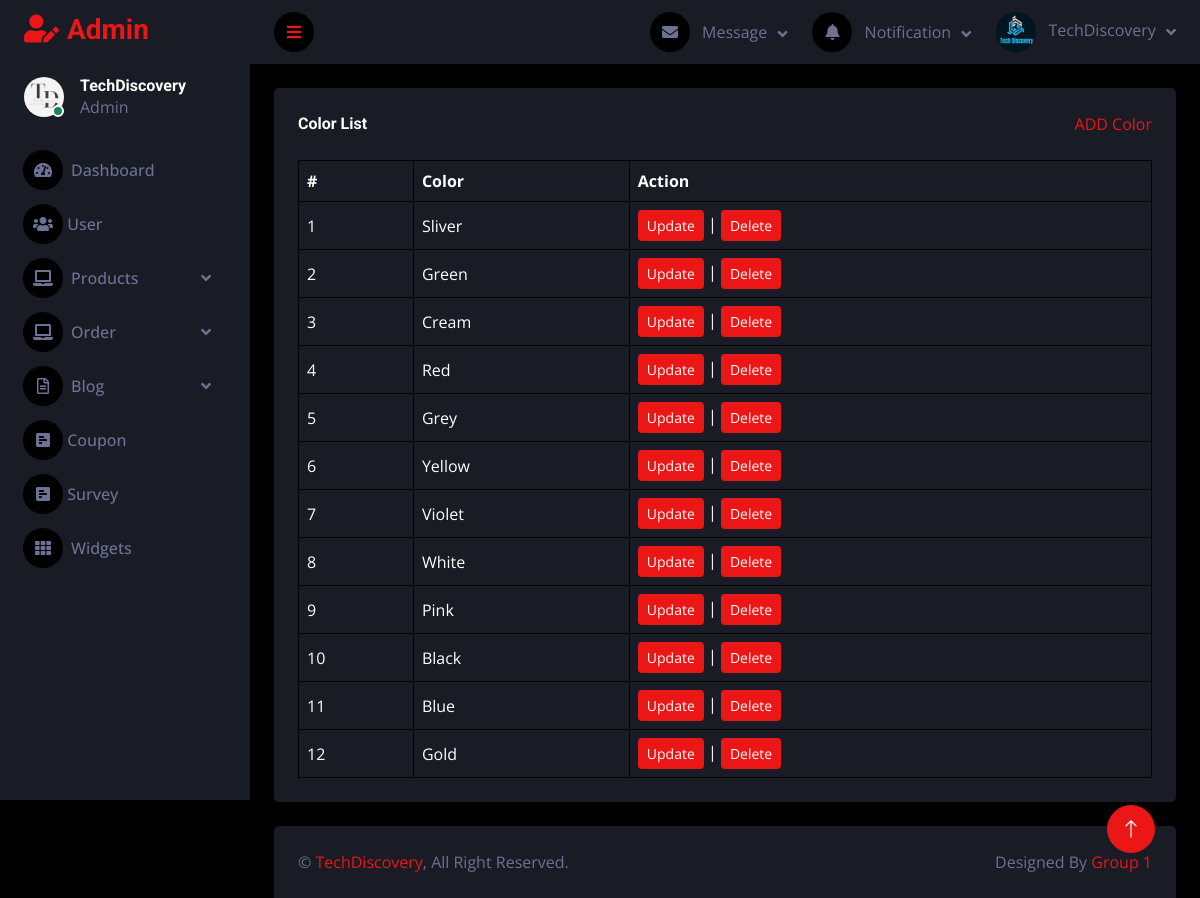
The app's page /admin/colorlist.php with its own data.
### tables this page shows
CREATE TABLE `tbl_color` (
  `color_id` int(11) NOT NULL,
  `color_name` varchar(255) NOT NULL
);

### admin/database.php (called while the page is built, shortened)
<?php
class Database
{
    public $host = DB_HOST;
    public $user = DB_USER;
    public $pass = DB_PASS;
    public $dbname = DB_NAME;
    public $link;
    private function connectDB()
    {
        try {
            $this->link = new mysqli($this->host, $this->user, $this->pass, $this->dbname);
        } catch (Exception $e) {
            echo "Error: " . $e->getMessage();
        }
    }
    public function select($query)
    {
        try {
            $result = $this->link->query($query);
            if ($result->num_rows > 0) {
                return $result;
            } else {
                return false;
            }
        } catch (Exception $e) {
            echo "Error: " . $e->getMessage();
        }
    }
}
?>

### admin/class/color_class.php (called while the page is built, shortened)
<?php
    include 'database.php';
?>
<?php
    class color {
        private $db;
        public function __construct()
        {
            $this -> db = new Database();
        }
        public function show_color(){
            $query = "SELECT * FROM tbl_color ORDER BY color_id DESC ";
            $result = $this->db->select($query);
            return $result;
        }
    }
?>

### admin/colorlist.php (the view, shortened to what this page needs)
<?php
include "header.php";
include "sidebar.php";
include "navbar.php";
include "class/color_class.php";
?>
<?php
$color = new color;
$show_colors = $color->show_color();
?>
<div class="container-fluid pt-4 px-4">
    <div class="bg-secondary text-center rounded p-4">
        <div class="d-flex align-items-center justify-content-between mb-4">
            <h6 class="mb-0">Color List</h6>
            <a href="color_add.php">ADD Color</a>
        </div>
        <div class="table-responsive">
            <table class="table text-start align-middle table-bordered table-hover mb-0">
                <thead>
                    <tr class="text-white">
                        <th scope="col">#</th>
                        <th scope="col">Color</th>
                        <th scope="col">Action</th>
                    </tr>
                </thead>
                <tbody>
                    <?php
                    if ($show_colors) {
                        $i = 0;
                        while ($result = $show_colors->fetch_assoc()) {
                            $i++;
                    ?>
                            <tr>
                                <td><?php echo $i ?></td>
                                <td><?php echo $result['color_name'] ?></td>
                                <td>
                                    <a class="btn btn-sm btn-primary" href="coloredit.php?color_id=<?php echo $result['color_id'] ?>">Update</a> |
                                    <a class="btn btn-sm btn-primary" href="#" onclick="confirmDelete(<?php echo $result['color_id'] ?>)">Delete</a>
                                </td>
                            </tr>
                    <?php
                        }
                    }
                    ?>
                </tbody>
            </table>
        </div>
    </div>
</div>
<?php
include "footer.php";
?>

### admin/css/style.css (style rules this page uses)
:root { --primary: #EB1616; --secondary: #191C24; --light: #6C7293; --dark: #000000; }
.btn { transition: .5s; }

### records on screen
tbl_color: color_name "Sliver"
tbl_color: color_name "Green"
tbl_color: color_name "Cream"
tbl_color: color_name "Red"
tbl_color: color_name "Grey"
tbl_color: color_name "Yellow"
tbl_color: color_name "Violet"
tbl_color: color_name "White"
tbl_color: color_name "Pink"
tbl_color: color_name "Black"
tbl_color: color_name "Blue"
tbl_color: color_name "Gold"
